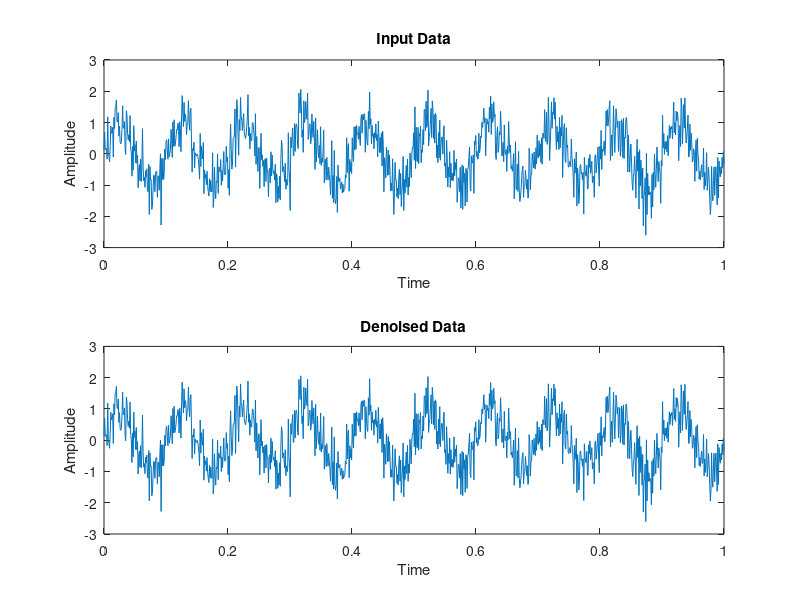

MATLAB code to generate this figure:
% This code is contributed by Miss Chatgpt and Mohitha......

% Define the input data
t = linspace(0, 1, 1000); % Time vector
% we define the input data as a sinusoid corrupted by Gaussian noise.
x = sin(2*pi*10*t) + 0.5*randn(size(t)); % Example data (sinusoid + Gaussian noise)

% Length of the input data
N = length(x);

% Compute the Fourier Transform
X_real = zeros(1, N);
X_imag = zeros(1, N);

for k = 1:N
    for n = 1:N
        X_real(k) = X_real(k) + x(n) * cos(2*pi*(k-1)*(n-1)/N);
        X_imag(k) = X_imag(k) - x(n) * sin(2*pi*(k-1)*(n-1)/N);
    end
end

% Frequency vector
fs = 1 / (t(2) - t(1)); % Sampling frequency
f = (-fs/2:fs/N:fs/2-fs/N); % Frequency range

% Apply denoising by setting low-amplitude frequency components to zero
threshold = 0.1; % Adjust the threshold as desired
% Lower values will preserve more frequency components, including lower-amplitude ones, while higher 
% values will remove more frequency components, considering them as noise.

for k = 1:N
    amplitude = sqrt(X_real(k)^2 + X_imag(k)^2);
    % This loop iterates over each frequency bin k and computes the amplitude of the complex Fourier coefficient at that frequency. 
    if amplitude < threshold 
        %If the computed amplitude is less than the defined threshold, it implies that the 
        % corresponding frequency component is of low amplitude and likely represents noise
        X_real(k) = 0;
        X_imag(k) = 0;
    end
end

% Compute the inverse Fourier Transform
y = zeros(1, N);

for n = 1:N
    for k = 1:N
        y(n) = y(n) + (X_real(k) * cos(2*pi*(k-1)*(n-1)/N) - X_imag(k) * sin(2*pi*(k-1)*(n-1)/N));
    end
    y(n) = y(n) / N;
end

% Plotting
figure;
subplot(2, 1, 1);
plot(t, x);
title('Input Data');
xlabel('Time');
ylabel('Amplitude');
subplot(2, 1, 2);
plot(t, y);
title('Denoised Data');
xlabel('Time');
ylabel('Amplitude');
